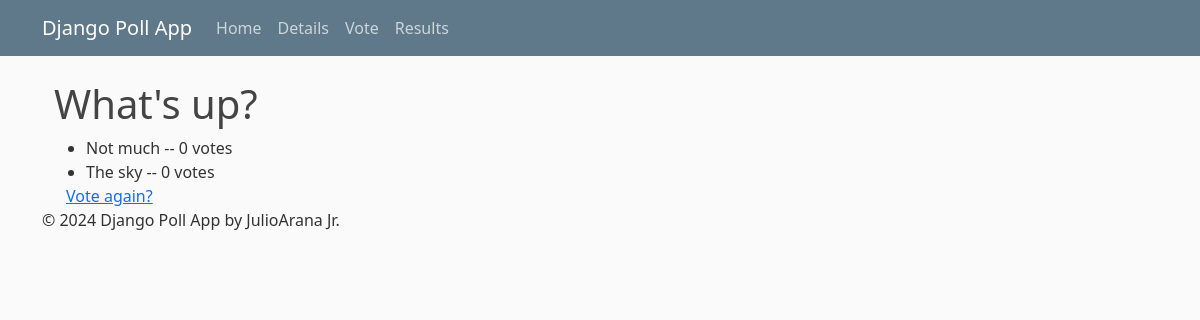
The app's page /polls/1/results/, older data.
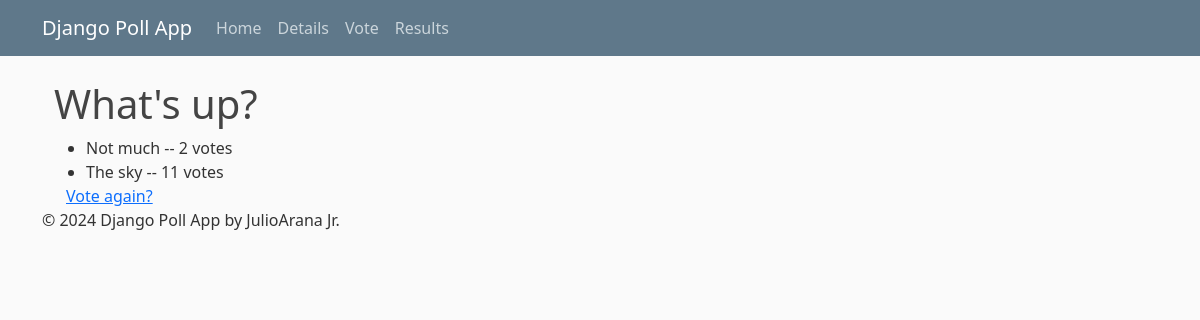
The same page, newer data.
### polls/models.py (models this page shows, shortened)
class Choice(models.Model): # Choice is for the choices and the votes
    question = models.ForeignKey(Question, on_delete=models.CASCADE)
    choice_text = models.CharField(max_length=200)
    votes = models.IntegerField(default=0)

### polls/views.py (the view)
# urls.py: path("<int:pk>/results/", views.ResultsView.as_view(), name="results"),
class ResultsView(generic.DetailView):
    model = Question
    template_name = "polls/results.html"

### polls/templates/polls/results.html
{% extends "polls/base.html" %}
{% block content %}
    <div class="container">
        <h1>{{ question.question_text }}</h1>
        <ul>
            {% for choice in question.choice_set.all %}
            <li>{{ choice.choice_text }} -- {{ choice.votes }} vote{{ choice.votes|pluralize }}</li>
            {% endfor %}
        </ul>
        <div class="container">
            <a href="{% url 'polls:detail' question.id %}">Vote again?</a>
        </div>
    </div>
{% endblock %}

Row changes from the older to the newer data that the page shows:
changed Choice "Not much": votes "0" → "2"
changed Choice "The sky": votes "0" → "11"
